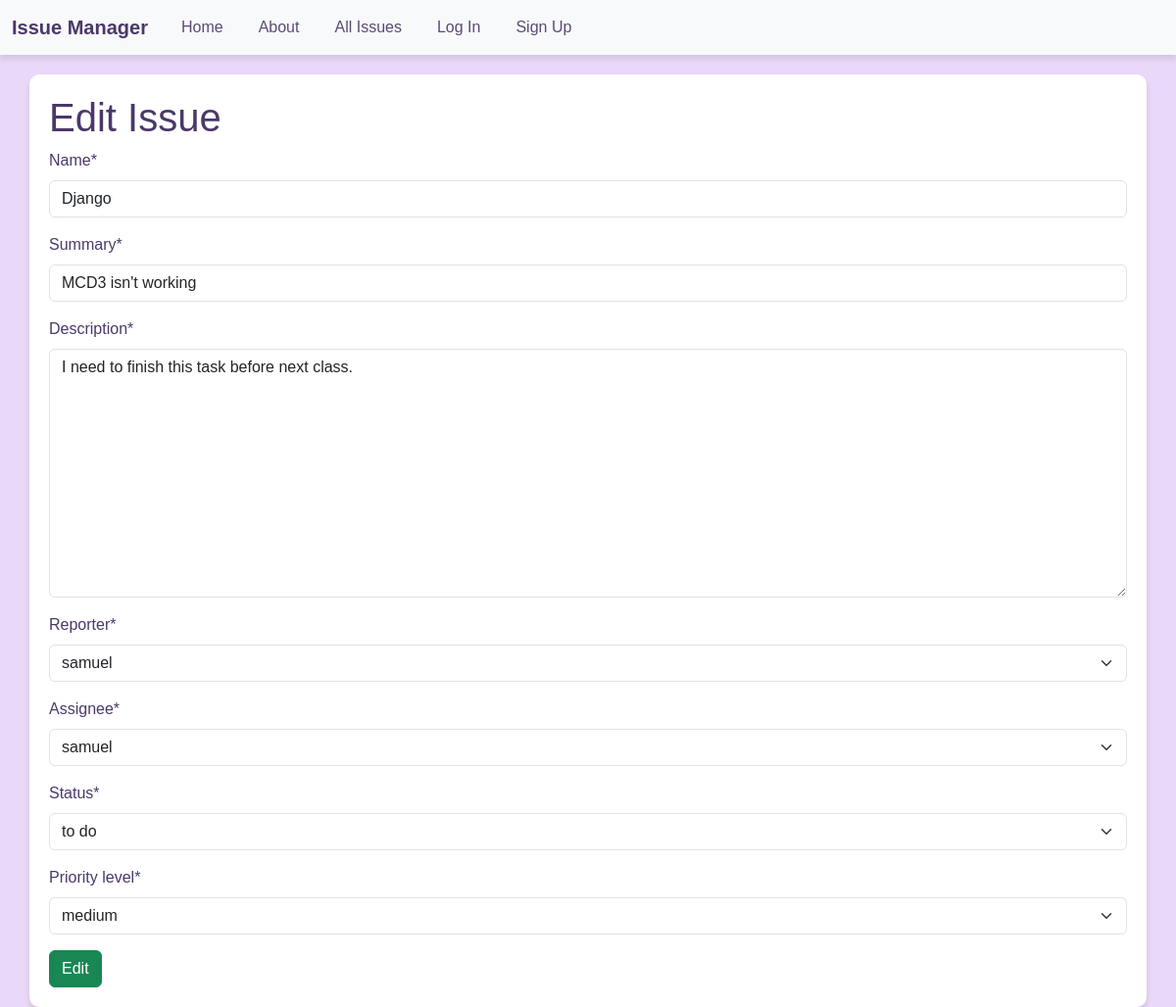
Page /2/edit/ on the committed database.
### issues/models.py (models this page shows, shortened)
class Issue(models.Model):
    name=models.CharField(max_length=128)
    summary=models.CharField(max_length=256)
    description=models.TextField()
    reporter=models.ForeignKey(
        get_user_model(),
        on_delete=models.CASCADE,
        related_name="reporter"
    )
    assignee=models.ForeignKey(
        get_user_model(),
        on_delete=models.CASCADE,
        related_name="assignee"
    )
    status=models.ForeignKey(
        Status,
        on_delete=models.CASCADE
    )
    priority_level=models.ForeignKey(
        PriorityLevel,
        on_delete=models.CASCADE
    )
    created_on=models.DateTimeField(auto_now_add=True)

class Status(models.Model):
    name=models.CharField(max_length=128)
    description=models.CharField(max_length=256)
    def __str__(self):
        return self.name

class PriorityLevel(models.Model):
    name=models.CharField(max_length=128)
    description=models.CharField(max_length=256)
    def __str__(self):
        return self.name

### issues/views.py (the view)
# urls.py: path("<int:pk>/edit/", views.IssueUpdateView.as_view(), name="edit"),
class IssueUpdateView(UpdateView):
    template_name="pages/edit.html"
    model=Issue
    fields=['name', 'summary', 'description', 'reporter', 'assignee', 'status', 'priority_level']

### templates/pages/edit.html (shortened to what this page needs)
{% extends 'base.html' %}
{% load crispy_forms_tags %}
{% block content %}
<h1>Edit Issue</h1>
<form method="POST">
    {{ form|crispy }}
    <input type="submit" class="btn btn-success" value="Edit">
</form>
{% endblock content %}

### static/css/base.css (style rules this page uses)
body { background-color: #e9d8f7; color: #4b3869; margin: 0; font-family: Arial, sans-serif; }

### rows in the picture
Issue: name "Django", summary "MCD3 isn't working", description "I need to finish this task before next class.", reporter "samuel", assignee "samuel", status "to do", priority_level "medium"
